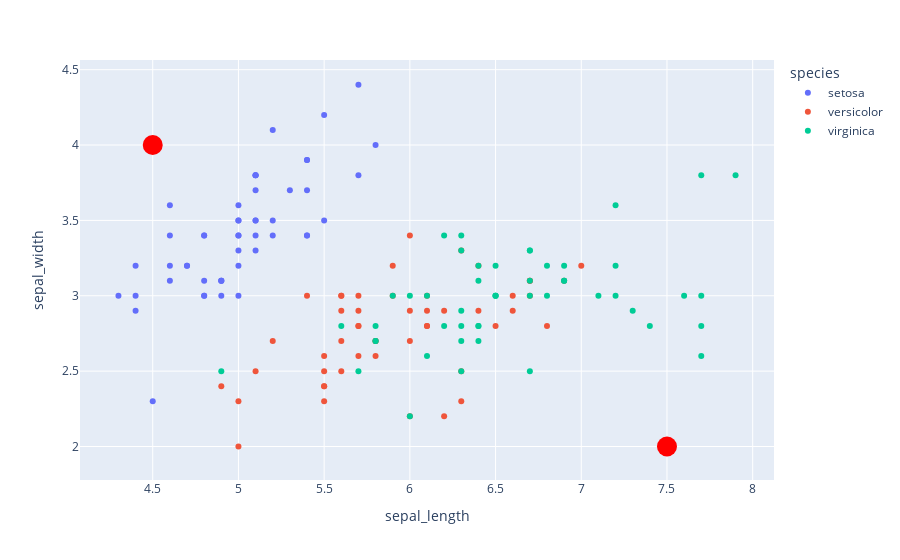

Notebook code for this chart:
### Code cell
iris = px.data.iris()
fig = px.scatter(iris, x='sepal_length', y='sepal_width', color = 'species')

fig.add_trace(
    go.Scatter( 
        x = [4.5, 7.5], # line 그리려고
        y = [4, 2],
        mode = "markers",
        marker=dict(size=20, color='red'),
        showlegend=False
    )
)
fig.show()

### Figure 1 — Plotly figure (JSON) as saved in the notebook; plotly's stock layout.template omitted (floating-point values rounded to 4 significant figures)
{"data": [{"hovertemplate": "species=setosa<br>sepal_length=%{x}<br>sepal_width=%{y}<extra></extra>", "legendgroup": "setosa", "marker": {"color": "#636efa", "symbol": "circle"}, "mode": "markers", "name": "setosa", "orientation": "v", "showlegend": true, "type": "scatter", "x": [5.1, 4.9, 4.7, 4.6, 5, 5.4, 4.6, 5, 4.4, 4.9, 5.4, 4.8, 4.8, 4.3, 5.8, 5.7, 5.4, 5.1, 5.7, 5.1, 5.4, 5.1, 4.6, 5.1, 4.8, 5, 5, 5.2, 5.2, 4.7, 4.8, 5.4, 5.2, 5.5, 4.9, 5, 5.5, 4.9, 4.4, 5.1, 5, 4.5, 4.4, 5, 5.1, 4.8, 5.1, 4.6, 5.3, 5], "xaxis": "x", "y": [3.5, 3, 3.2, 3.1, 3.6, 3.9, 3.4, 3.4, 2.9, 3.1, 3.7, 3.4, 3, 3, 4, 4.4, 3.9, 3.5, 3.8, 3.8, 3.4, 3.7, 3.6, 3.3, 3.4, 3, 3.4, 3.5, 3.4, 3.2, 3.1, 3.4, 4.1, 4.2, 3.1, 3.2, 3.5, 3.1, 3, 3.4, 3.5, 2.3, 3.2, 3.5, 3.8, 3, 3.8, 3.2, 3.7, 3.3], "yaxis": "y"}, {"hovertemplate": "species=versicolor<br>sepal_length=%{x}<br>sepal_width=%{y}<extra></extra>", "legendgroup": "versicolor", "marker": {"color": "#EF553B", "symbol": "circle"}, "mode": "markers", "name": "versicolor", "orientation": "v", "showlegend": true, "type": "scatter", "x": [7, 6.4, 6.9, 5.5, 6.5, 5.7, 6.3, 4.9, 6.6, 5.2, 5, 5.9, 6, 6.1, 5.6, 6.7, 5.6, 5.8, 6.2, 5.6, 5.9, 6.1, 6.3, 6.1, 6.4, 6.6, 6.8, 6.7, 6, 5.7, 5.5, 5.5, 5.8, 6, 5.4, 6, 6.7, 6.3, 5.6, 5.5, 5.5, 6.1, 5.8, 5, 5.6, 5.7, 5.7, 6.2, 5.1, 5.7], "xaxis": "x", "y": [3.2, 3.2, 3.1, 2.3, 2.8, 2.8, 3.3, 2.4, 2.9, 2.7, 2, 3, 2.2, 2.9, 2.9, 3.1, 3, 2.7, 2.2, 2.5, 3.2, 2.8, 2.5, 2.8, 2.9, 3, 2.8, 3, 2.9, 2.6, 2.4, 2.4, 2.7, 2.7, 3, 3.4, 3.1, 2.3, 3, 2.5, 2.6, 3, 2.6, 2.3, 2.7, 3, 2.9, 2.9, 2.5, 2.8], "yaxis": "y"}, {"hovertemplate": "species=virginica<br>sepal_length=%{x}<br>sepal_width=%{y}<extra></extra>", "legendgroup": "virginica", "marker": {"color": "#00cc96", "symbol": "circle"}, "mode": "markers", "name": "virginica", "orientation": "v", "showlegend": true, "type": "scatter", "x": [6.3, 5.8, 7.1, 6.3, 6.5, 7.6, 4.9, 7.3, 6.7, 7.2, 6.5, 6.4, 6.8, 5.7, 5.8, 6.4, 6.5, 7.7, 7.7, 6, 6.9, 5.6, 7.7, 6.3, 6.7, 7.2, 6.2, 6.1, 6.4, 7.2, 7.4, 7.9, 6.4, 6.3, 6.1, 7.7, 6.3, 6.4, 6, 6.9, 6.7, 6.9, 5.8, 6.8, 6.7, 6.7, 6.3, 6.5, 6.2, 5.9], "xaxis": "x", "y": [3.3, 2.7, 3, 2.9, 3, 3, 2.5, 2.9, 2.5, 3.6, 3.2, 2.7, 3, 2.5, 2.8, 3.2, 3, 3.8, 2.6, 2.2, 3.2, 2.8, 2.8, 2.7, 3.3, 3.2, 2.8, 3, 2.8, 3, 2.8, 3.8, 2.8, 2.8, 2.6, 3, 3.4, 3.1, 3, 3.1, 3.1, 3.1, 2.7, 3.2, 3.3, 3, 2.5, 3, 3.4, 3], "yaxis": "y"}, {"marker": {"color": "red", "size": 20}, "mode": "markers", "showlegend": false, "type": "scatter", "x": [4.5, 7.5], "y": [4, 2]}], "layout": {"autosize": true, "legend": {"title": {"text": "species"}, "tracegroupgap": 0}, "margin": {"t": 60}, "xaxis": {"anchor": "y", "autorange": true, "domain": [0, 1], "range": [4.081, 8.119], "title": {"text": "sepal_length"}, "type": "linear"}, "yaxis": {"anchor": "x", "autorange": true, "domain": [0, 1], "range": [1.69, 4.595], "title": {"text": "sepal_width"}, "type": "linear"}}}
